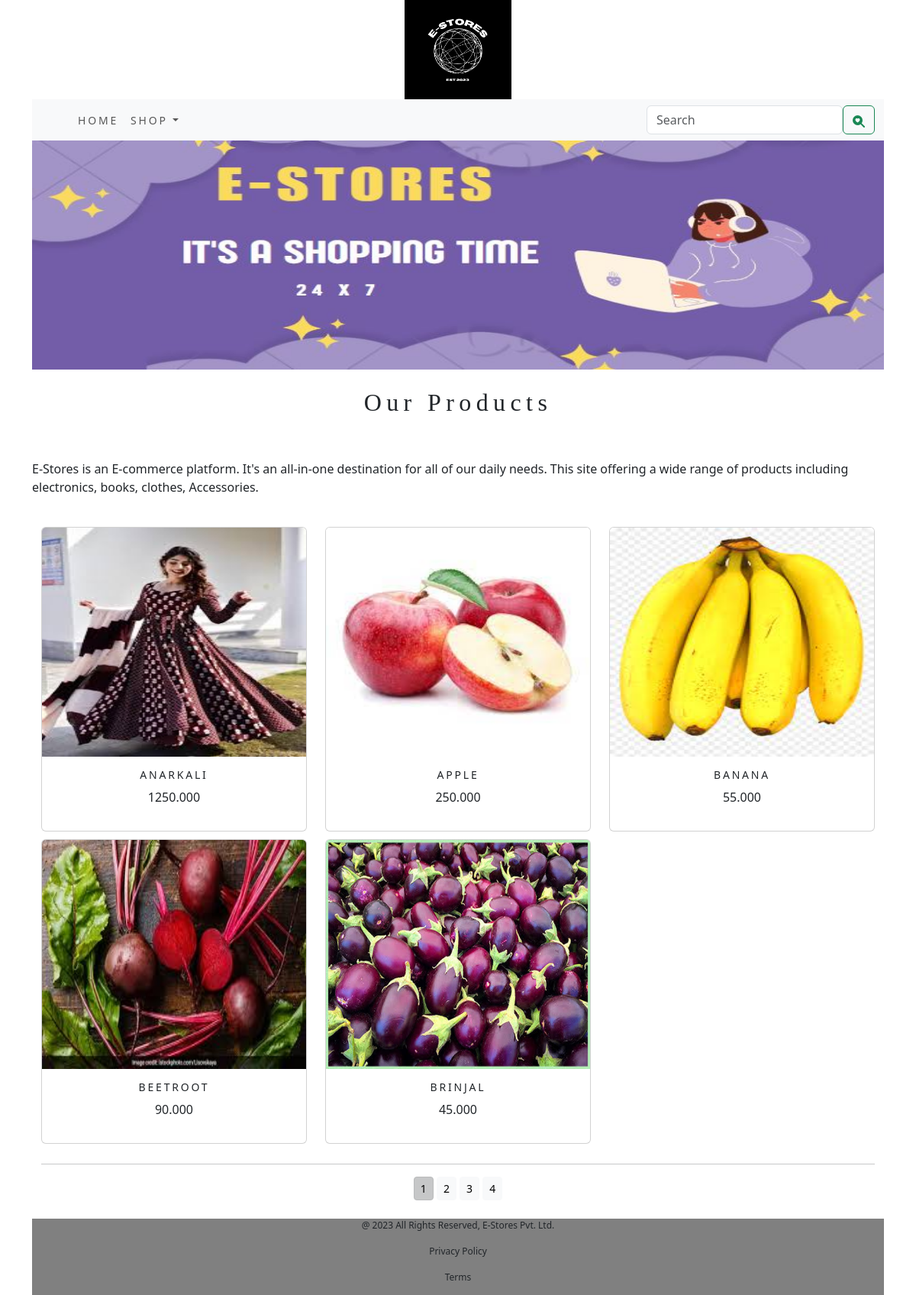
/Ecomapp/, run on the app's committed database.
### Ecomapp/models.py (models this page shows, shortened)
class Products(models.Model):
    name = models.CharField(max_length=250, unique=True)
    slug = models.SlugField(max_length=250, unique=True)
    desc = models.TextField(blank=True)
    price = models.DecimalField(max_digits=10, decimal_places=3)
    category = models.ForeignKey(Category,on_delete=models.CASCADE)
    image = models.ImageField(upload_to='prodimages',blank=True)
    stock = models.IntegerField()
    avail = models.BooleanField(default=True)
    created = models.DateTimeField(auto_now_add=True)
    updated = models.DateTimeField(auto_now_add=True)
    class Meta:
        ordering = ('name',)
        verbose_name = 'product'
        verbose_name_plural = 'products'
    def get_url(self):
        return reverse('Ecomapp:productdetail', args=[self.category.slug,self.slug])

### Ecomapp/views.py (the view)
# urls.py: path('',views.productcat,name='productcat'),
def productcat(request,c_slug=None):
    c_page = None
    products_list = None
    if c_slug != None:
        c_page = get_object_or_404(Category,slug=c_slug)
        products_list = Products.objects.all().filter(category=c_page,avail=True)
    else:
        products_list = Products.objects.all().filter(avail=True)
    paginator = Paginator(products_list,5)
    try:
        page=int(request.GET.get('page','1'))
    except:
        page=1
    try:
        products = paginator.page(page)
    except(EmptyPage, InvalidPage):
        products = paginator.page(paginator.num_pages)
    return render(request, "cat.html", {'cat': c_page,'prod': products})

### Ecomapp/context_processors.py (called while the page is built)
def menu_links(request):
    links = Category.objects.all()
    return dict(links=links)

### Ecomapp/models.py (called while the page is built)
    def get_url(self):
        return reverse('Ecomapp:productcategory', args=[self.slug])

### cartapp/context_processors.py (called while the page is built)
def counter(request):
    item_count = 0
    if 'admin' in request.path:
        return {}
    else:
        try:
            cart = Cart.objects.filter(cart_id=_cart_id(request))
            cart_items=Cartitem.objects.all().filter(cart=cart[:1])
            for cart_item in cart_items:
                item_count += cart_item.quantity
        except Cart.DoesNotExist:
            item_count = 0
    return dict(item_count=item_count)

### cartapp/views.py (called while the page is built)
def _cart_id(request):
    cart = request.session.session_key
    if not cart:
        cart = request.session.create()
    return cart

### templates/cat.html (shortened to what this page needs)
{% extends 'base.html' %}
{% load static %}
{% block content %}
<div class="mx_auto">
  {% if cat %}
       <img class="my-image" src="{{cat.image.url}}" alt="{{cat.name}}" width="100%">
</div>
   <br><br>
<div>
  <h1 class="text-center my-title">{{cat.name}}</h1><br>
  <p class="text-justify">{{cat.desc}}</p> <br>
</div>
{% else %}
<div>
<img src="{% static 'img/banner.jpg' %}" alt="our products" width="100%" height="300px">
</div>
<br>
<div>
  <h1 class="text-center my-title"> Our Products</h1><br><br>
  <p class="text-justify">E-Stores is an E-commerce platform. It's an all-in-one destination for all of our daily needs. This site offering a wide range of products including electronics, books, clothes, Accessories. </p><br>
</div>
 {% endif %}
<div class="container">
  <div class="row mx_auto">
     {%  for product in prod.object_list %}
    <div class="mybottommargin col-9 col-sm-12 col-md-4 col-lg-4">
      <div class="card text-center" style="min-width:18rem;">
        <a href="{{product.get_url}}"><img class="card-img-top" src="{{product.image.url}}" alt="{{product.name}}" width=90px" height="300px"></a>
        <div class="card-body">
          <h4> {{product.name}}</h4>
          <p> {{product.price}}</p>
        </div>
      </div>
    </div>
    {% endfor %}
  </div>
    <div class="mx-auto">
        {% if prod.paginator.num_pages > 1 %}
        <hr>
        <div class="text-center">
            {% for pg in prod.paginator.page_range %}
            <a href="?page={{pg}}" class="btn btn-light btn-sm {% if prod.number == pg %}  active {% endif %}">{{pg}}</a>
            {% endfor %}
        </div>
        {% endif %}
    </div>
    <br>
</div>
{% endblock %}

### templates/base.html (shortened to what this page needs)
{% load static %}
<!DOCTYPE html>
<html lang="en">
<head>
    <link rel="stylesheet" href="{% static 'css/custom.css' %}">
    <link rel="stylesheet" href="{% static 'css/bootstrap.rtl.min.css'%}">
</head>
<body>
<div class="container">
{% include 'header.html' %}
{% include 'navbar.html' %}
{% block content %}
{% endblock %}
</div>
{% include 'footer.html' %}
</body>
</html>

### templates/header.html
{% load static %}
<header>
    <center> <a href="{% url 'Ecomapp:productcat' %}"><img src="{% static 'img/logo.png' %}" alt="logimage" width="140px" height="130px"></a></center>
</header>

### templates/navbar.html (shortened to what this page needs)
<nav class="navbar navbar-expand-lg bg-body-tertiary">
  <div class="container-fluid">
    <div class="collapse navbar-collapse" id="navbarSupportedContent">
      <ul class="navbar-nav ms-auto mb-2 mb-lg-0">
        <li class="nav-item">
          <a class="nav-link" href="#">Home</a>
        </li>
        <li class="nav-item dropdown {% if 'Ecomapp' in request.path %} active {% endif %}">
          <a class="nav-link dropdown-toggle" href="#" role="button" data-bs-toggle="dropdown" aria-expanded="false">
           Shop
          </a>
        </li>
      </ul>
      <form class="d-flex" role="search" action="{% url 'searchapp:searchresult' %}" method="get">
        <input class="form-control me-5" type="search" placeholder="Search"  name="q" aria-label="Search">
        <button class="btn btn-outline-success" type="submit">
      </form>
    </div>
  </div>
</nav>

### templates/footer.html
<div class="footer navbar-fixed-bottom my_footer">
  <p class="text-center"> @ 2023 All Rights Reserved, E-Stores Pvt. Ltd. </p>
   <p class="text-center"> Privacy Policy   </p>
 <p class="text-center"> Terms</p>
</div>

### static/css/custom.css (style rules this page uses)
.nav-item { letter-spacing : .2em; font-size : 14px; text-transform :uppercase; }
.my_footer { background-color:gray; height:100px; }
.my_footer p { font-size:12px; }
.my-title { font-size:32px; text_transform:uppercase; font-family:stencil; letter-spacing:.2em; }
.mybottommargin { margin-bottom:10px; }
.card-body h4 { font-size:14px; text-transform:uppercase; letter-spacing:.2em; }

### data on the page
Products: image (picture), name "ANARKALI", price "1250.000"
Products: image (picture), name "APPLE", price "250.000"
Products: image (picture), name "BANANA", price "55.000"
Products: image (picture), name "BEETROOT", price "90.000"
Products: image (picture), name "BRINJAL", price "45.000"

### other printed values
{{ pg }} "1" "2" "3" "4"
